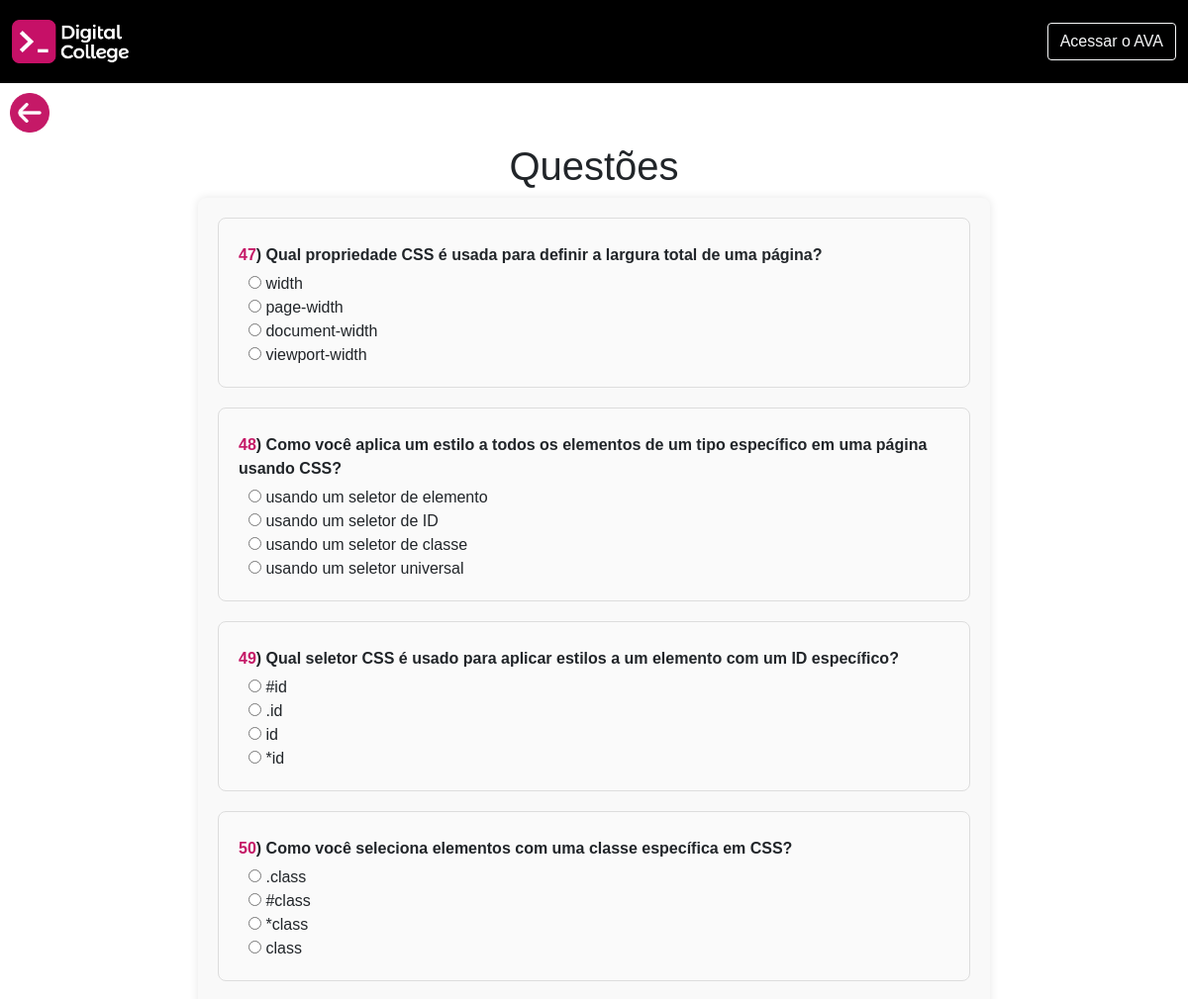
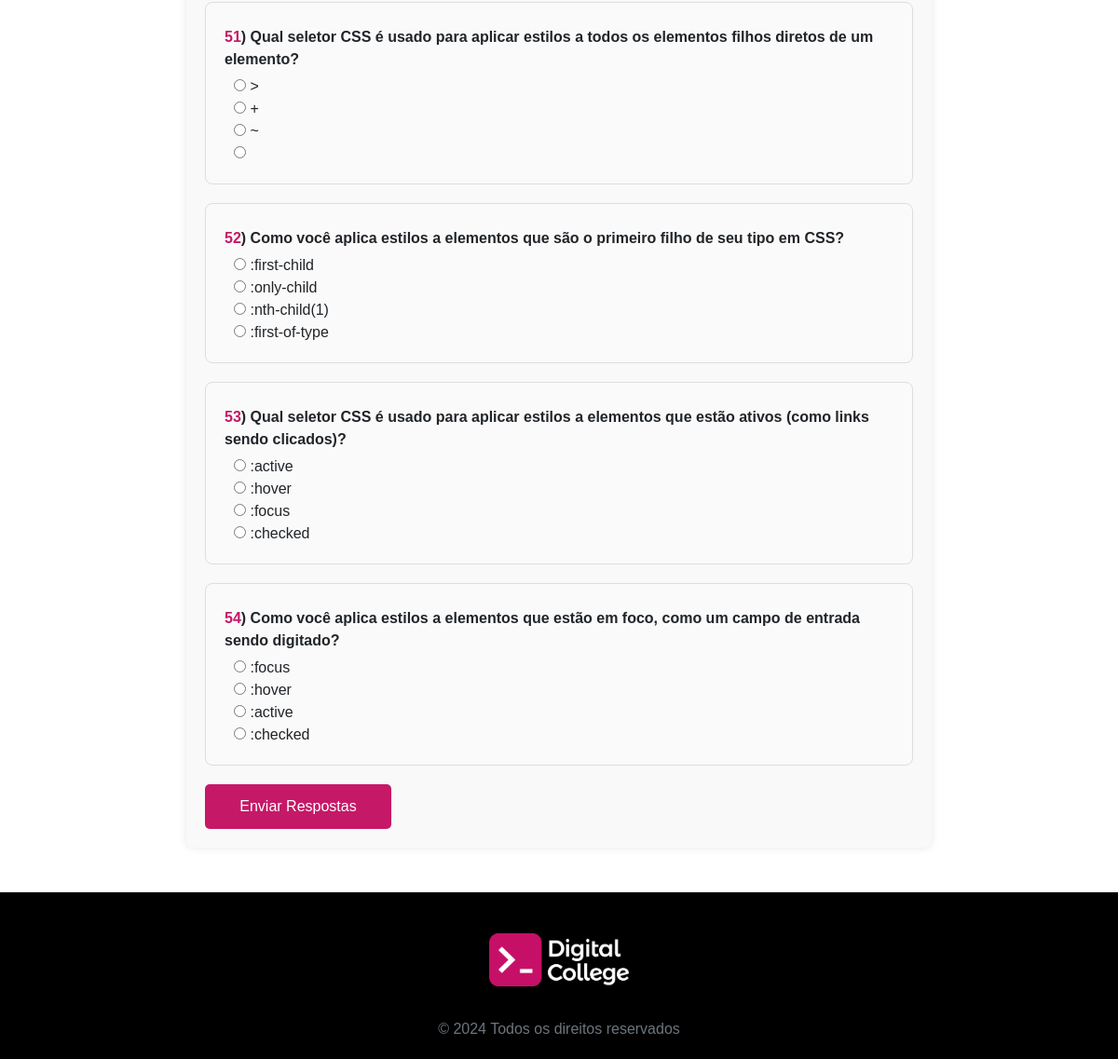
Screenshot of /questoesModulo01/unidade06.php with the database file from the repository (2 pictures, top to bottom).
### tables this page shows
CREATE TABLE questoes(
	id INT PRIMARY KEY NOT NULL AUTO_INCREMENT,
    numero INT NOT NULL,
	enunciado VARCHAR(1255) NOT NULL,
	item_a VARCHAR(1255) NOT NULL,
	item_b VARCHAR(1255) NOT NULL,
	item_c VARCHAR(1255) NOT NULL,
	item_d VARCHAR(1255) NOT NULL,
	item_certo CHAR(1),
    unidade INT NOT NULL,
    modulo INT NOT NULL
);

### process/questoes.php (called while the page is built, shortened)
<?php
include_once('conn.php');
include_once('../layouts/headerQ.php');
$respostasCorretas = 0;
$questoesErradas = [];
if ($_SERVER['REQUEST_METHOD'] === 'POST') {
    $respostas = $_POST;
    $totalQuestões = count($respostas);
    foreach ($respostas as $questao_id => $resposta_usuario) {
        if (strpos($questao_id, 'questao_') !== 0) {
            continue;
        }
        $id = substr($questao_id, 8);
        $sql = "SELECT item_certo, numero, item_a, item_b, item_c, item_d, enunciado, unidade FROM questoes WHERE id = ?";
        $stmt = $conn->prepare($sql);
        $stmt->bind_param('i', $id);
        $stmt->execute();
        $result = $stmt->get_result();
        if ($result->num_rows > 0) {
            $questao = $result->fetch_assoc();
            $item_certo = $questao['item_certo'];
            $numero = $questao['numero'];
            $enunciado = $questao['enunciado'];
            $respostas = [
                'A' => $questao['item_a'],
                'B' => $questao['item_b'],
                'C' => $questao['item_c'],
                'D' => $questao['item_d']
            ];
            if ($questao['unidade'] == 1) {
                echo "<a href='../modulo1/HTML/topico032-1.php' class='button-prox-atv'><img src='../assets/img/arrow-circle-left.png (2).png' alt='Próxima Atividade' class='next'></a>";
            }elseif($questao['unidade']==2){
                echo "<a href='../modulo1/HTML/topico032-2.php' class='button-prox-atv'><img src='../assets/img/arrow-circle-left (2).png' alt='Próxima Atividade' class='next'></a>";
            }elseif($questao['unidade']==3){
                echo "<a href='../modulo1/HTML/topico032-3.php' class='button-prox-atv'><img src='../assets/img/arrow-circle-left (2).png' alt='Próxima Atividade' class='next'></a>";
            }elseif($questao['unidade']==4){
                echo "<a href='../modulo1/CSS/topico032-4.php' class='button-prox-atv'><img src='../assets/img/arrow-circle-left (2).png' alt='Próxima Atividade' class='next'></a>";
            }elseif($questao['unidade']==5){
                echo "<a href='../modulo1/HTML/topico033-1.php' class='button-prox-atv'><img src='../assets/img/arrow-circle-left (2).png' alt='Próxima Atividade' class='next'></a>";
            }elseif($questao['unidade']==6){
                echo "<a href='../modulo1/HTML/topico033-2.php' class='button-prox-atv'><img src='../assets/img/arrow-circle-left (2).png' alt='Próxima Atividade' class='next'></a>";
            }elseif($questao['unidade']==7){
                echo "<a href='../modulo1/HTML/topico033-3.php' class='button-prox-atv'><img src='../assets/img/arrow-circle-left (2).png' alt='Próxima Atividade' class='next'></a>";
            }elseif($questao['unidade']==8){
                echo "<a href='../modulo1/HTML/topico033-4.php' class='button-prox-atv'><img src='../assets/img/arrow-circle-left (2).png' alt='Próxima Atividade' class='next'></a>";
            }
            if ($resposta_usuario === $item_certo) {
                $respostasCorretas++;
            } else {
                $questoesErradas[] = [
                    'numero' => $numero,
                    'enunciado' => $enunciado,
                    'resposta_usuario' => $respostas[$resposta_usuario],
                    'item_certo' => $respostas[$item_certo],
                    'resposta_usuario_letra' => array_search($resposta_usuario, $respostas),
                    'item_certo_letra' => array_search($item_certo, $respostas)
                ];
            }
        }
    }
    $nota = $respostasCorretas / $totalQuestões * 10;
    $mensagem = $nota > 7 ? "Parabéns, sua nota foi: " . number_format($nota, 2) : "Revise o conteúdo, sua nota foi: " . number_format($nota, 2);
    $notaClass = $nota > 7 ? 'nota-alta' : 'nota-baixa';
    echo "<div class='resultado $notaClass'>";
    echo "<h2>Resultado do Quiz</h2>";
    echo "<p>$mensagem</p>";
    echo "<p>Você acertou " . htmlspecialchars($respostasCorretas) . " de " . htmlspecialchars($totalQuestões) . " questões.</p>";
    echo "</div>";
    if (!empty($questoesErradas)) {
        echo "<div class='questoes-erradas'>";
        echo "<h3>Questões que você errou:</h3>";
        echo "<table>";
        echo "<tr><th>Número da Questão</th><th>Enunciado</th><th>Resposta Dada</th><th>Resposta Correta</th></tr>";
        foreach ($questoesErradas as $questaoErrada) {
            echo "<tr>";
            echo "<td>" . htmlspecialchars($questaoErrada['numero']) . "</td>";
            echo "<td>" . htmlspecialchars($questaoErrada['enunciado']) . "</td>";
            echo "<td>" . htmlspecialchars($questaoErrada['resposta_usuario']) . "</td>";
            echo "<td>" . htmlspecialchars($questaoErrada['item_certo']) . "</td>";
            echo "</tr>";
        }
        echo "</table>";
        if ($questao['unidade'] == 1) {
            echo "<a href='../modulo1/HTML/topico032-2.php' class='button-prox-atv'><img src='../assets/img/arrow-circle-right (2).png' alt='Próxima Atividade' class='next'></a>";
        }elseif($questao['unidade']==2){
            echo "<a href='../modulo1/HTML/topico032-3.php' class='button-prox-atv'><img src='../assets/img/arrow-circle-right (2).png' alt='Próxima Atividade' class='next'></a>";
        }elseif($questao['unidade']==3){
            echo "<a href='../modulo1/HTML/topico032-4.php' class='button-prox-atv'><img src='../assets/img/arrow-circle-right (2).png' alt='Próxima Atividade' class='next'></a>";
        }elseif($questao['unidade']==4){
            echo "<a href='../modulo1/CSS/topico033-1.php' class='button-prox-atv'><img src='../assets/img/arrow-circle-right (2).png' alt='Próxima Atividade' class='next'></a>";
        }elseif($questao['unidade']==5){
            echo "<a href='../modulo1/HTML/topico033-2.php' class='button-prox-atv'><img src='../assets/img/arrow-circle-right (2).png' alt='Próxima Atividade' class='next'></a>";
        }elseif($questao['unidade']==6){
            echo "<a href='../modulo1/HTML/topico033-3.php' class='button-prox-atv'><img src='../assets/img/arrow-circle-right (2).png' alt='Próxima Atividade' class='next'></a>";
        }elseif($questao['unidade']==7){
            echo "<a href='../modulo1/HTML/topico033-4.php' class='button-prox-atv'><img src='../assets/img/arrow-circle-right (2).png' alt='Próxima Atividade' class='next'></a>";
        }
        echo "</div>";
    }
} else {
    $questoes_query = "SELECT id, numero, enunciado, item_a, item_b, item_c, item_d, unidade, modulo FROM questoes";
    $result = $conn->query($questoes_query);
    if ($result) {
        $questoes = $result->fetch_all(MYSQLI_ASSOC);
    } else {
        $questoes = [];
    }
}
?>

### questoesModulo01/unidade06.php (the view, shortened to what this page needs)
<?php
    include_once('../process/questoes.php');
?>
<a href="../modulo1/CSS/topico033-2.php" class="button-left"><img src="../assets/img/arrow-circle-left.png" alt="" class="left"></a>
<h1 style="text-align: center;">Questões</h1>
<form id="quizForm" method="post" action="../process/questoes.php">
    <?php foreach ($questoes as $questao): ?>
        <?php if ($questao["modulo"] == 1): ?>
            <?php if ($questao["unidade"] == 6): ?>
            <div class="question">
                <p><strong class="nQuestion"><?php echo $questao['numero'] ?></strong><strong>) </strong><strong><?php echo htmlspecialchars($questao["enunciado"]); ?></strong></p>
                <div class="options">
                    <label><input type="radio" name="questao_<?php echo $questao["id"]; ?>" value="A"> <?php echo htmlspecialchars($questao["item_a"]); ?></label>
                    <br>
                    <label><input type="radio" name="questao_<?php echo $questao["id"]; ?>" value="B"> <?php echo htmlspecialchars($questao["item_b"]); ?></label>
                    <br>
                    <label><input type="radio" name="questao_<?php echo $questao["id"]; ?>" value="C"> <?php echo htmlspecialchars($questao["item_c"]); ?></label>
                    <br>
                    <label><input type="radio" name="questao_<?php echo $questao["id"]; ?>" value="D"> <?php echo htmlspecialchars($questao["item_d"]); ?></label>
                    <br>
                </div>
            </div>
            <?php endif; ?>
        <?php endif; ?>
    <?php endforeach; ?>
    <button type="submit">Enviar Respostas</button>
</form>
<a href="../../questoesModulo01/unidade01.php" class="button-prox"><img src="../../assets/img/arrow-circle-right (1).png" alt="" class="next"></a>
<br><br>
<?php include('../layouts/footerQ.php') ?>

### assets/css/estilo.css (style rules this page uses)
*, *::before, *::after { box-sizing: border-box; margin: 0; padding: 0%; }
:root { --FonteMontserrat: 'Montserrat', sans-serif !important; --CorDC01: #C61067; --CorDC02: #623CEA; --CorDC03: #F9E784; --CorDC04: #02394A; --CorDC05: #0B39B4; --CorPreta: #000000; --CorBranca: #FFF; --CorTopico: var(--CorDC01); --CorSubtopico: var(--CorDC04); --CorApresentacao: #623CEA; --CorImportante: #ff0000; --CorImportanteClaro: #ffe2d7; --CorFiqueAtento: #f1a923; --CorFiqueAtentoClaro: #fdefd4; --CorReflita: #65d1e7; --CorReflitaClaro: #d7f8ff; --CorExemplo: #32e1d9; --CorExemploClaro: #d7ffdd; --CorSaibaMais: #36a5b1; --CorSaibaMaisClaro: #d6fbff; --CorCuriosidade: #435266; --CorCuriosidadeClaro: #d3e5fd; --CorResumo: #c79d60; --CorResumoClaro: #fdecd3; }
* { font-family: var(--FonteMontserrat); font-weight: light; }
#quizForm { width: 80%; max-width: 800px; margin: 0 auto; padding: 20px; background-color: #f9f9f9; border-radius: 8px; box-shadow: 0 0 10px rgba(0, 0, 0, 0.1); }
.question { margin-bottom: 20px; padding: 15px; border: 1px solid #ddd; border-radius: 8px; background-color: #fff; }
.question p { margin: 5px 0; }
.question label { margin-left: 10px; }
button { background-color: #007bff; color: #fff; border: none; padding: 10px 20px; border-radius: 5px; cursor: pointer; font-size: 16px; }
.nQuestion { color: #c51967; }
button { background-color:#c51967; color: #fff; padding: 12px 25px; border-radius: 5px; cursor: pointer; display: block; width: 100%; max-width: 200px; transition: 0.3s; }
.question { margin-bottom: 20px; padding: 20px; border: 1px solid #ddd; border-radius: 8px; background-color: #fafafa; transition: border-color 0.3s ease; }
.button-prox { position: absolute; cursor: pointer; display: block; width: 100px; height: auto; text-decoration: none; transition: 0.3s; right: 0; }
.left { width:40px ; }
.button-left { padding: 10px; cursor: pointer; display: block; width: 100px; height: auto; text-decoration: none; transition: 0.3s; right: 0; }
a { text-decoration: none; color: #c51967; }

### rows the page displays
questoes: numero "47", enunciado "Qual propriedade CSS é usada para definir a largura total de uma página?", item_a "width", item_b "page-width", item_c "document-width", item_d "viewport-width"
questoes: numero "48", enunciado "Como você aplica um estilo a todos os elementos de um tipo específico em uma página usando CSS?", item_a "usando um seletor de elemento", item_b "usando um seletor de ID", item_c "usando um seletor de classe", item_d "usando um seletor universal"
questoes: numero "49", enunciado "Qual seletor CSS é usado para aplicar estilos a um elemento com um ID específico?", item_a "#id", item_b ".id", item_c "id", item_d "*id"
questoes: numero "50", enunciado "Como você seleciona elementos com uma classe específica em CSS?", item_a ".class", item_b "#class", item_c "*class", item_d "class"
questoes: numero "51", enunciado "Qual seletor CSS é usado para aplicar estilos a todos os elementos filhos diretos de um elemento?", item_a ">", item_b "+", item_c "~"
questoes: numero "52", enunciado "Como você aplica estilos a elementos que são o primeiro filho de seu tipo em CSS?", item_a ":first-child", item_b ":only-child", item_c ":nth-child(1)", item_d ":first-of-type"
questoes: numero "53", enunciado "Qual seletor CSS é usado para aplicar estilos a elementos que estão ativos (como links sendo clicados)?", item_a ":active", item_b ":hover", item_c ":focus", item_d ":checked"
questoes: numero "54", enunciado "Como você aplica estilos a elementos que estão em foco, como um campo de entrada sendo digitado?", item_a ":focus", item_b ":hover", item_c ":active", item_d ":checked"
